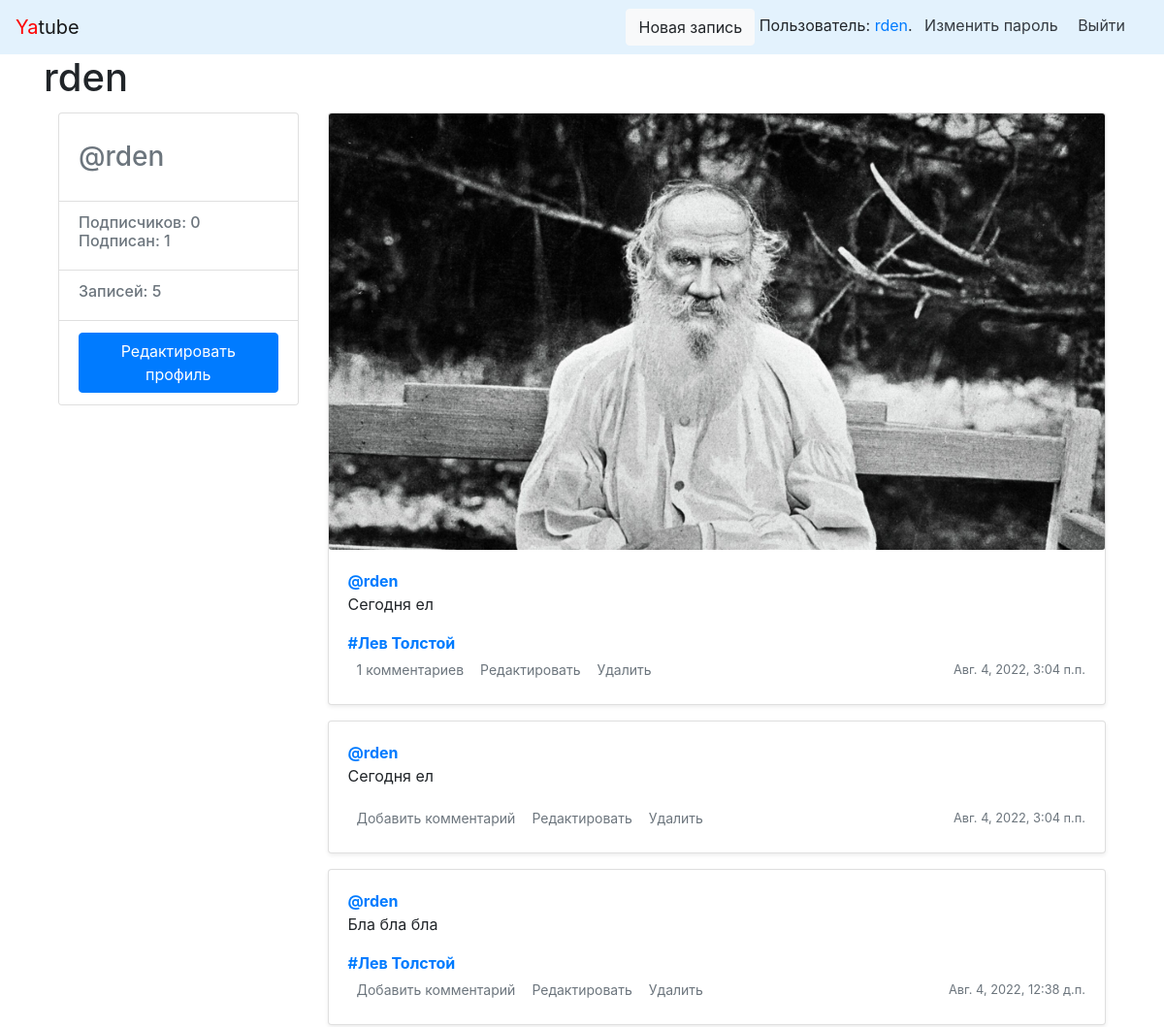
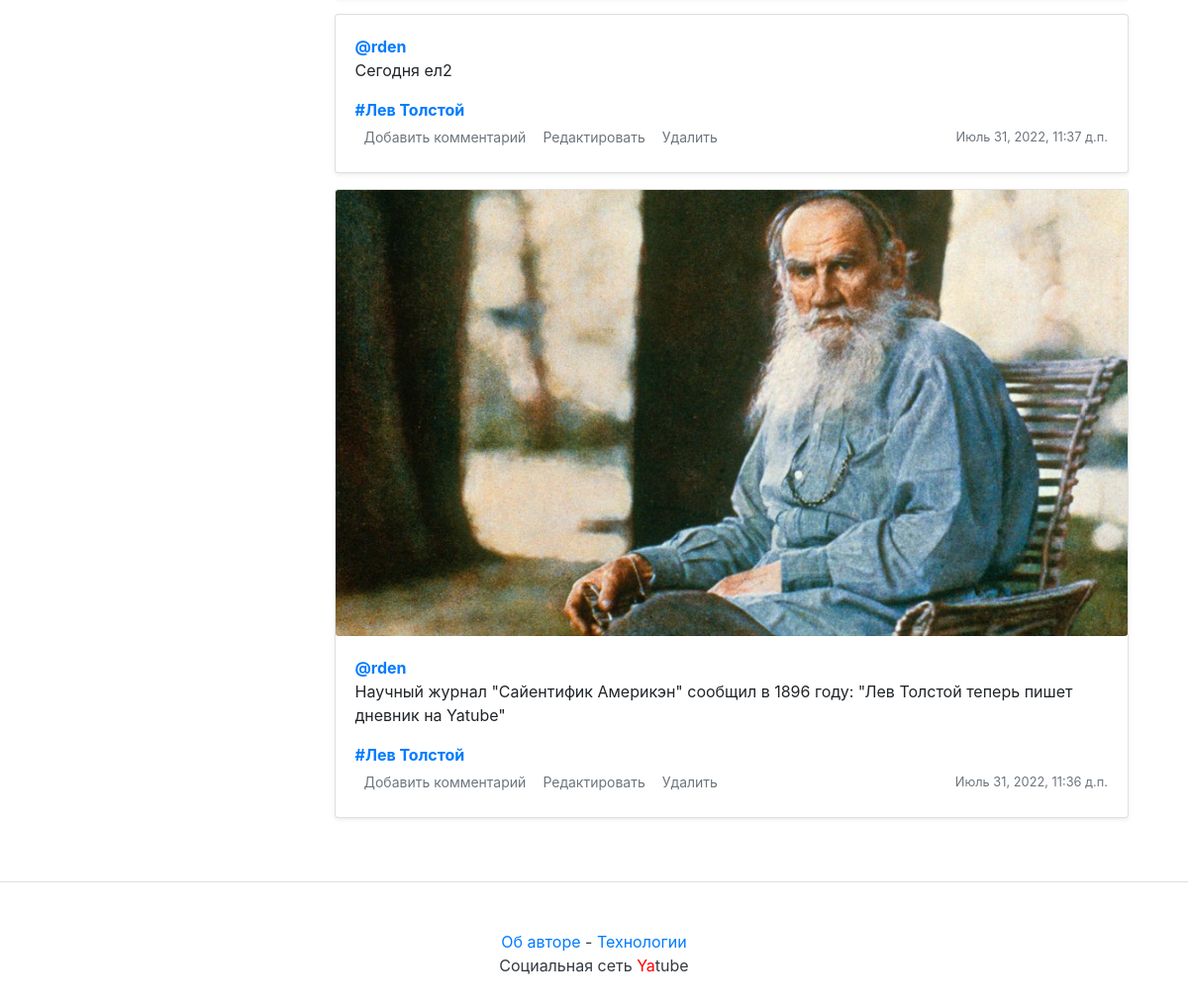
Page /rden/ (signed in) on the committed database (2 pictures, top to bottom).
### posts/models.py (models this page shows, shortened)
class Post(models.Model):
    text = models.TextField(verbose_name='Текст')
    pub_date = models.DateTimeField("date published", auto_now_add=True)
    author = models.ForeignKey(User, on_delete=models.CASCADE, related_name="posts")
    group = models.ForeignKey(Group, on_delete=models.CASCADE, blank=True, null=True, verbose_name='Группа')
    image = models.ImageField(upload_to='posts/', blank=True, null=True, verbose_name='Изображение')

class Group(models.Model):
    title = models.CharField(max_length=200)
    slug = models.SlugField(unique=True)
    description = models.TextField()

### posts/views.py (the view)
# urls.py: path('<str:username>/', views.profile, name='profile'),
def profile(request, username):
    profile = get_object_or_404(User, username=username)
    post_list = profile.posts.order_by('-pub_date').all()
    paginator = Paginator(post_list, 5)
    page_number = request.GET.get('page')
    page = paginator.get_page(page_number)
    follow = Follow.objects.filter(user=request.user, author=profile).exists()
    return render(request, 'profile.html', {"profile": profile, "page": page, "paginator": paginator, 'follow': follow})

### yatube/context_processors/context.py (called while the page is built)
def year(request):
    return {'year': dt.datetime.now().year}

### templates/profile.html (shortened to what this page needs)
{% extends "base.html" %}
{% load thumbnail %}
{% block header %}{{ profile.username }}{% endblock %}
{% block content %}
<main role="main" class="container">
    <div class="row">
            <div class="col-md-3 mb-3 mt-1">
                    <div class="card">
                            <div class="card-body">
                                    <div class="h3 text-muted">
                                         @{{ profile.username }}
                                    </div>
                            </div>
                            <ul class="list-group list-group-flush">
                                    <li class="list-group-item">
                                            <div class="h6 text-muted">
                                            Подписчиков: {{ profile.following.count }} <br />
                                            Подписан: {{ profile.follower.count }}
                                            </div>
                                    </li>
                                    <li class="list-group-item">
                                            <div class="h6 text-muted">
                                                Записей: {{ profile.posts.all | length }}
                                            </div>
                                    </li>
                                    <li class="list-group-item">
                                        {% if profile.username == user.username %}
                                        <a class="btn btn-primary"
                                            href="{% url 'profile_edit' profile.username%}" role="button">
                                            Редактировать профиль
                                        </a>
                                        {% endif %}
                                    </li>
                            </ul>
                    </div>
            </div>
            <div class="col-md-9">
                {% for post in page %}
                    {% include "post_item.html" with post=post %}
                {% endfor %}
     </div>
    </div>
</main>
{% endblock %}

### templates/nav.html
<nav class="navbar navbar-light" style="background-color: #e3f2fd;">
    <a class="navbar-brand" href="/"><span style="color:red">Ya</span>tube</a>
    <nav class="my-2 my-md-0 mr-md-3">
        <a class="btn btn-light" href="{% url 'new_post' %}">Новая запись</a>
        {% if user.is_authenticated %}
        Пользователь: <a href="{% url 'profile' user.username %}">{{ user.username }}</a>.
        <a class="p-2 text-dark" href="{% url 'password_change' %}">Изменить пароль</a>
        <a class="p-2 text-dark" href="{% url 'logout' %}">Выйти</a>
        {% else %}
        <a class="p-2 text-dark" href="{% url 'login' %}">Войти</a> |
        <a class="p-2 text-dark" href="{% url 'signup' %}">Регистрация</a>
        {% endif %}
    </nav>
</nav>

### templates/post_item.html
<div class="card mb-3 mt-1 shadow-sm">
    {% load thumbnail %}
    {% thumbnail post.image "960x339" crop="center" upscale=True as im %}
    <img class="card-img" src="{{ im.url }}" />
    {% endthumbnail %}
    <div class="card-body">
        <p class="card-text">
            <a name="post_{{ post.id }}" href="{% url 'profile' post.author.username %}">
                <strong class="d-block text-gray-dark">@{{ post.author }}</strong>
            </a>
            {{ post.text|linebreaksbr }}
        </p>
        {% if post.group %}
        <a class="card-link muted" href="{% url 'group' post.group.slug %}">
                <strong class="d-block text-gray-dark">#{{ post.group.title }}</strong>
        </a>
        {% endif %}
        <div class="d-flex justify-content-between align-items-center">
            <div class="btn-group ">
                <a class="btn btn-sm text-muted" href="{% url 'post' post.author.username post.id %}" role="button">
                    {% if post.comments.exists %}
                    {{ post.comments.count }} комментариев
                    {% else%}
                    Добавить комментарий
                    {% endif %}
                </a>
                 {% if user == post.author %}
                 <a class="btn btn-sm text-muted" href="{% url 'post_edit' post.author.username post.id %}"
                        role="button">
                        Редактировать
                </a>
                <a class="btn btn-sm text-muted" href="{% url 'post_delete' post.author.username post.id %}"
                        role="button">
                        Удалить
                </a>
                {% endif %}
            </div>
            <small class="text-muted">{{ post.pub_date }}</small>
        </div>
    </div>
</div>

### rows in the picture
Post: shows a picture, author "rden", text "Сегодня ел", group "Лев Толстой", comments.count "1", shows "Редактировать", pub_date "Авг. 4, 2022, 3:04 п.п."
Post: author "rden", text "Сегодня ел", shows "Добавить комментарий", shows "Редактировать", pub_date "Авг. 4, 2022, 3:04 п.п."
Post: author "rden", text "Бла бла бла", group "Лев Толстой", shows "Добавить комментарий", shows "Редактировать", pub_date "Авг. 4, 2022, 12:38 д.п."
Post: author "rden", text "Сегодня ел2", group "Лев Толстой", shows "Добавить комментарий", shows "Редактировать", pub_date "Июль 31, 2022, 11:37 д.п."
Post: shows a picture, author "rden", text "Научный журнал \"Сайентифик Америкэн\" сообщил в 1896 году: \"Лев Толстой теперь пишет дневник на Yatube\"", group "Лев Толстой", shows "Добавить комментарий", shows "Редактировать", pub_date "Июль 31, 2022, 11:36 д.п."

### other values in the picture
{{ user.username }} "rden"
{{ profile.username }} "rden"
{{ profile.following.count }} "0"
{{ profile.follower.count }} "1"
{{ profile.posts.all | length }} "5"
